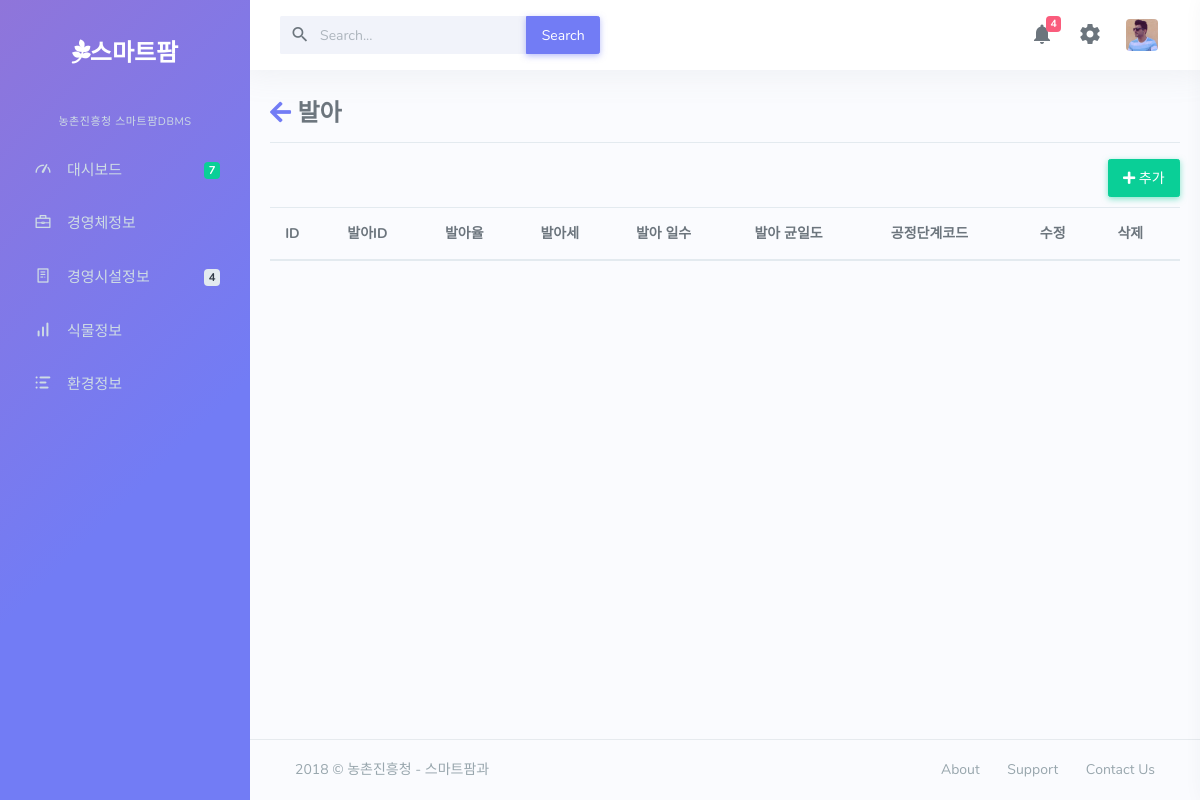
Before: /ge with the older database file.
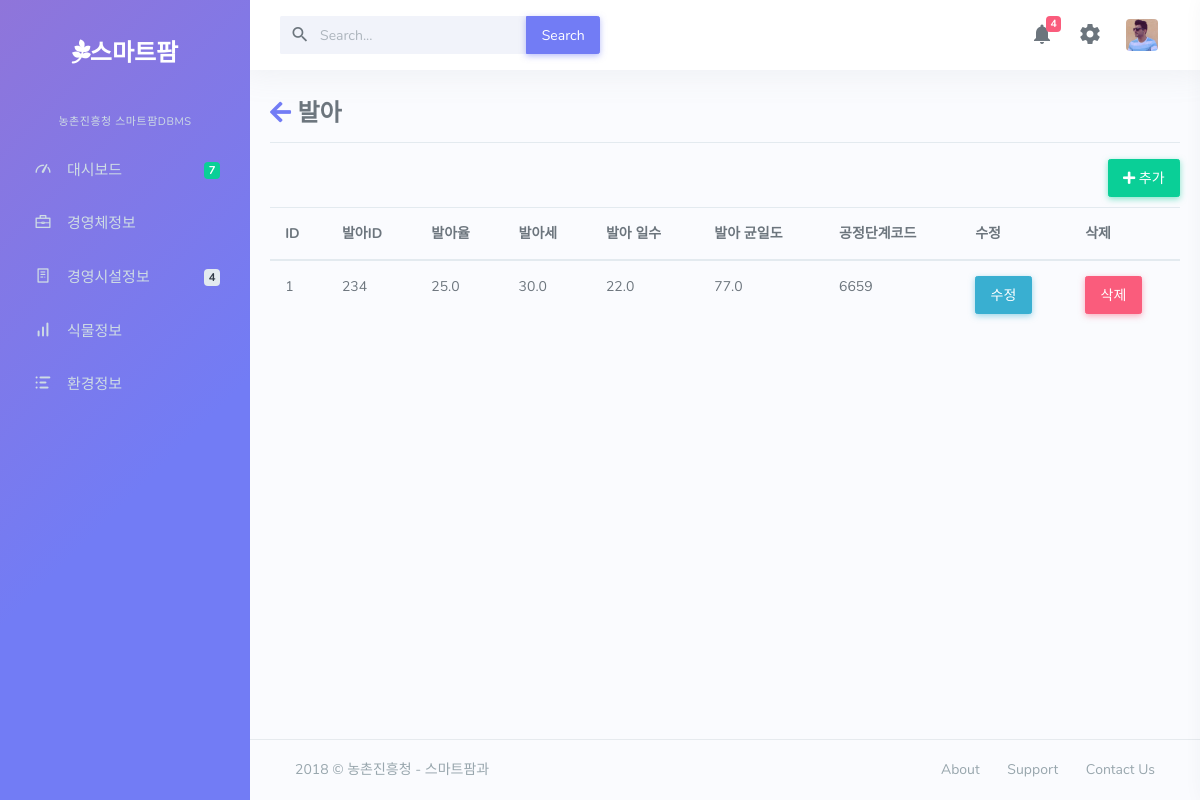
After: the same page with the newer database file.
### dashboard/models.py (models this page shows, shortened)
class germination(models.Model):
	GE_ID=models.IntegerField(null=False)
	GE_RATE=models.FloatField(null=False)
	GE_ENERGY=models.FloatField(null=False)
	GE_DAYS=models.FloatField(null=False)
	GE_UNIFORMITY=models.FloatField(null=False)
	PS_ID=models.ForeignKey(plan_stages)

class plan_stages(models.Model):
	PS_PLAN_CODE=models.IntegerField(null=False)
	FI_ID=models.ForeignKey(e1model)
	GI_ID=models.ForeignKey(gb_info)

### dashboard/views.py (the view)
# urls.py: url(r'^ge$',views.ge,name='ge'),
def ge(request):
	ds=germination.objects.all()
	return render(request,"farm/ge.html",{"ds":ds})

### dashboard/templates/farm/ge.html (shortened to what this page needs)
{% extends 'farm/base.html' %}
{% block content %}
{% load staticfiles %}
	<link href="{% static 'farm/css/e1.css' %}" rel="stylesheet">
	<link href="https://use.fontawesome.com/releases/v5.0.7/css/all.css" rel="stylesheet">
	<div class=tg>
		<h3><a href="{% url 'plist' %}"><i class="fas fa-arrow-left"></i></a> 발아</h3>
		<hr>
		<a href="{% url 'ge_update' %}"><button class="btn btn-success"><i class="fas fa-plus"></i> 추가</button></a>
		<table class="table table-hover">
		  <thead>
		    <tr>
		      <th scope="col">ID</th>
		      <th scope="col">발아ID</th>
		      <th scope="col">발아율</th>
		      <th scope="col">발아세</th>
		      <th scope="col">발아 일수</th>
		      <th scope="col">발아 균일도</th>
		      <th scope="col">공정단계코드</th>
		      <th scope="col">수정</th>
		      <th scope="col">삭제</th>
		    </tr>
		  </thead>
		  <tbody>
		{% for i in ds %}
			<tr>
				<td>{{i.id}}</td>
				<td>{{i.GE_ID}}</td>
				<td>{{i.GE_RATE}}</td>
				<td>{{i.GE_ENERGY}}</td>
				<td>{{i.GE_DAYS}}</td>
				<td>{{i.GE_UNIFORMITY}}</td>
				<td>{{i.PS_ID.PS_PLAN_CODE}}</td>
				<td><a href="{% url 'ge_update' %}?id={{i.id}}"><button class="btn btn-info">수정</button></a></td>
				<td><button class="btn btn-danger" data-toggle="modal" data-target="#delmodal{{i.id}}">삭제</button></td>
			</tr>
		{% endfor %}
		</tbody>
		</table>
	</div>
{% endblock %}

Changed rows visible on the page:
added germination: id "1", GE_ID "234", GE_RATE "25.0", GE_ENERGY "30.0", GE_DAYS "22.0", GE_UNIFORMITY "77.0", PS_ID.PS_PLAN_CODE "6659"
